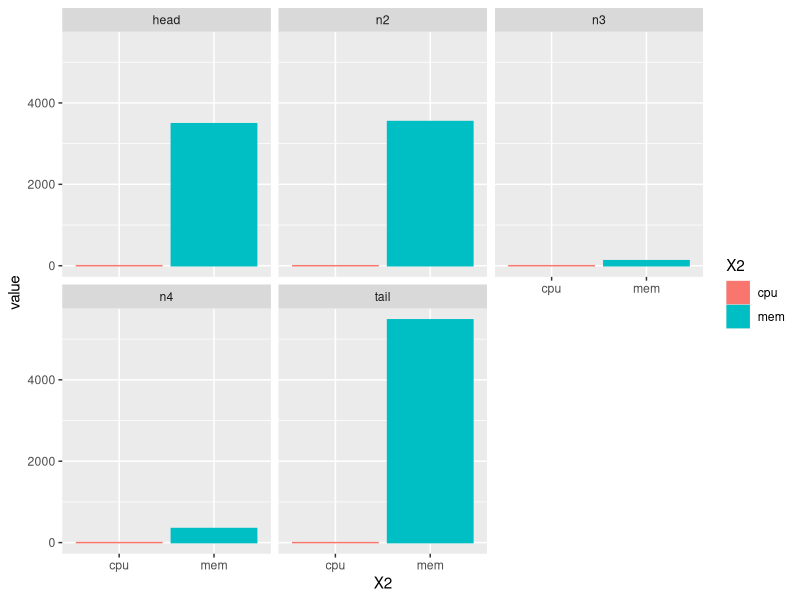
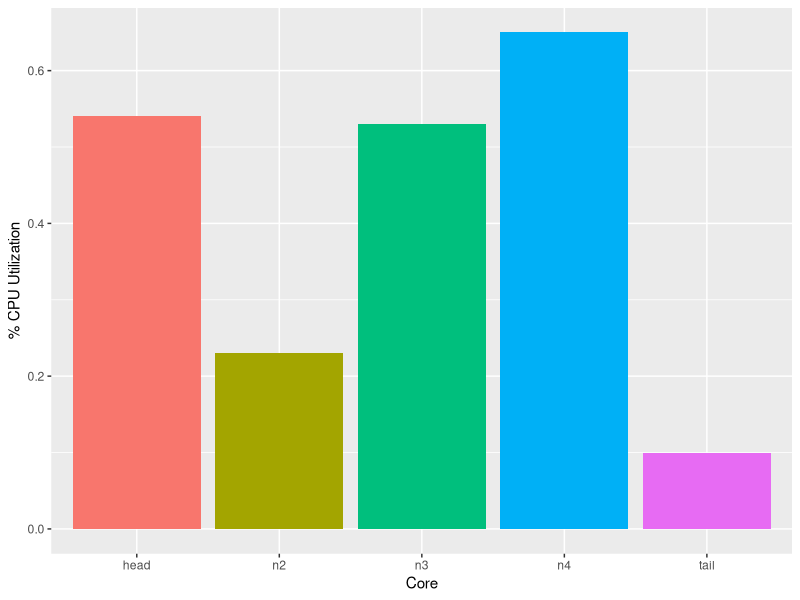
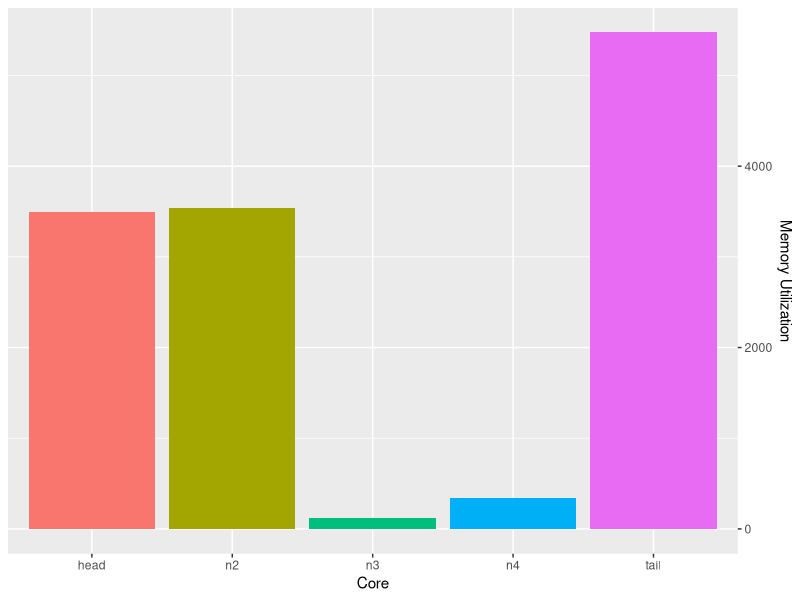
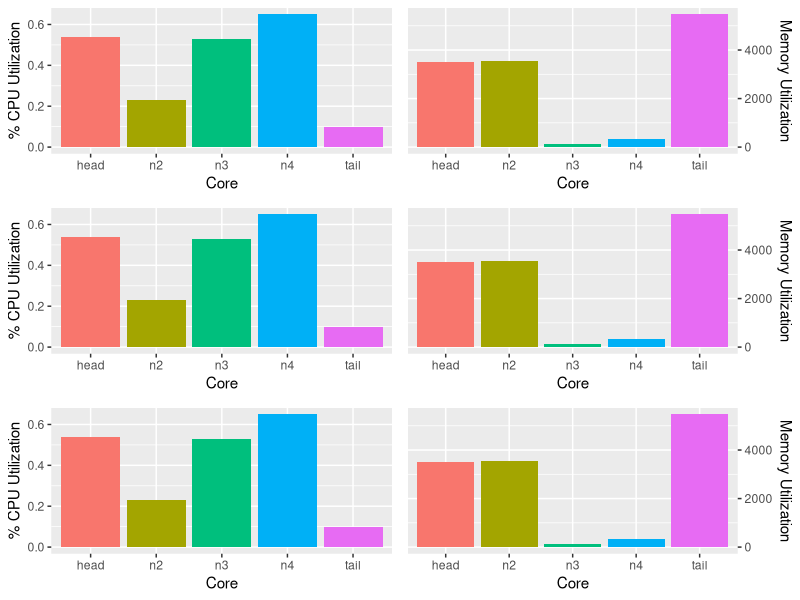
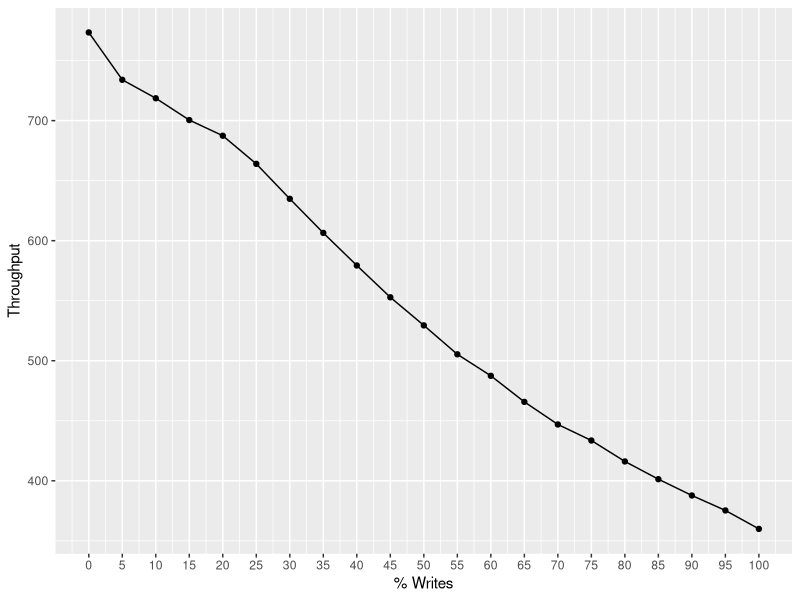
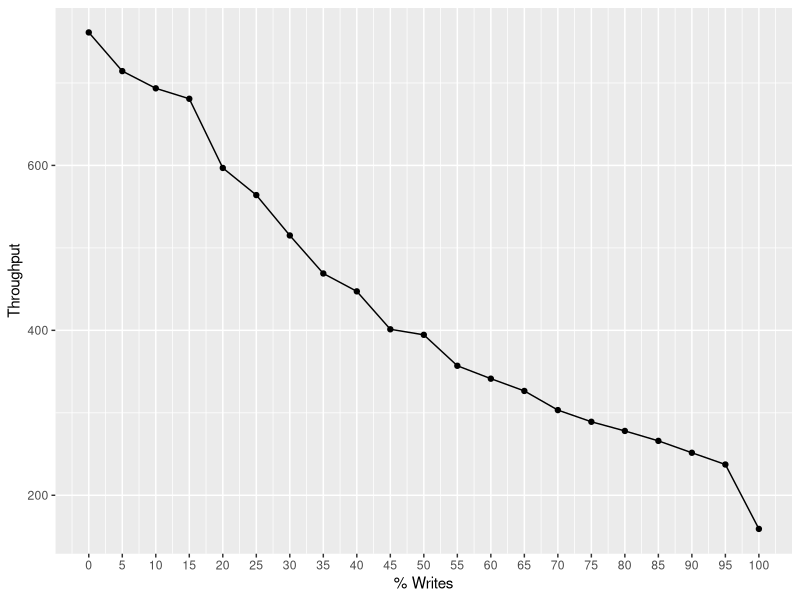
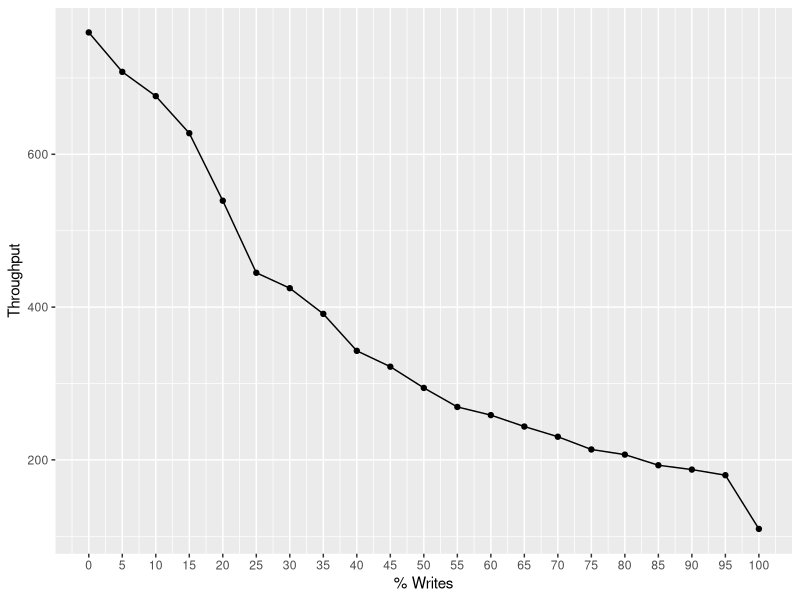
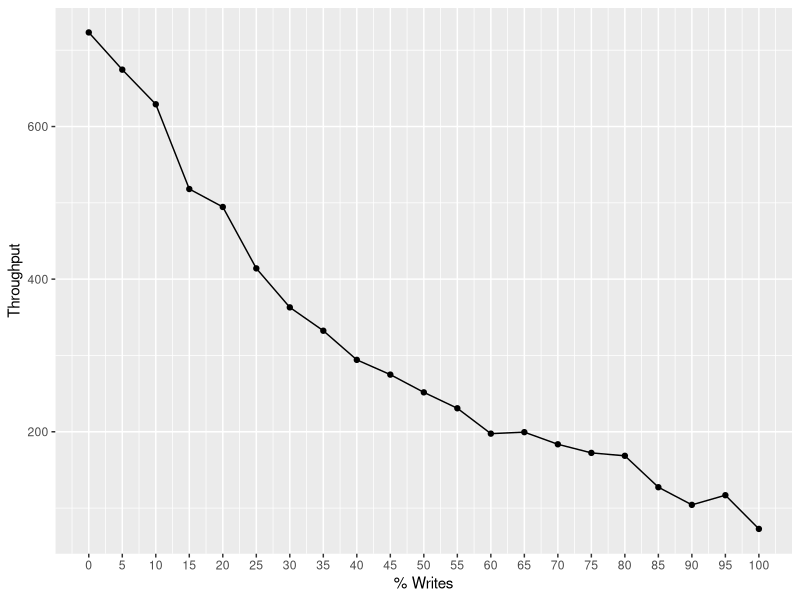

The R source for these figures, in order:
## ---- chunk 1
knitr::opts_chunk$set(echo = TRUE)

install.packages("ggplot2")
install.packages("reshape")
install.packages("gridExtra")

library(reshape)
library(gridExtra)
library(ggplot2)
## ---- chunk 2
cpu_data <- read.csv("dummy_cpu_data.csv", row.names = 1, header = TRUE);
t <- melt(t(cpu_data))

cpu_mem_plot <- ggplot(t, aes (y = value, x = X2, color = X2, fill = X2)) +
  geom_bar(position = "dodge", stat = "identity") +
  facet_wrap(~X1)

cpu_mem_plot
## ---- chunk 3

t2 <- melt(t(cpu_data[1,]))
basic_cpu <- ggplot(t2, aes(x = X1, y = value, fill = X1)) +
  theme(legend.position = "none") + 
  geom_bar(stat = "identity") +
  ylab("% CPU Utilization") +
  xlab("Core")

basic_cpu
## ---- chunk 4
t3 <- melt(t(cpu_data[2,]))
basic_mem <- ggplot(t3, aes(x = X1, y = value, fill = X1)) +
  theme(legend.position = "none") + 
  scale_y_continuous(position = "right") + 
  geom_bar(stat = "identity") +
  ylab("Memory Utilization") +
  xlab("Core") 

basic_mem

## ---- chunk 5
grid.arrange(basic_cpu, basic_mem,
             basic_cpu, basic_mem,
             basic_cpu, basic_mem, nrow = 3, ncol = 2)

g = arrangeGrob(basic_cpu, basic_mem,
             basic_cpu, basic_mem,
             basic_cpu, basic_mem, nrow = 3, ncol = 2)

ggsave(file = "compiled_cpu_mem.pdf", g)
## ---- chunk 6
# t = 3
throughput_data_t3 <- read.table("throughput_workload_t3.csv", sep = ",");
throughput_data_t3$average = rowSums(throughput_data_t3[,2:7])/6
throughput_data_t3$throughput = (10000 * 1000)/throughput_data_t3$average

throughput_plot_t3 <- ggplot(data = throughput_data_t3, 
                          aes(x = V1, y = throughput)) +
  scale_x_continuous(name = "% Writes", 
                   breaks = c(seq(0,100,5))) + 
  geom_line() +
  geom_point() + 
  ylab("Throughput")

throughput_plot_t3
## ---- chunk 7
# t = 5

throughput_data_t5 <- read.table("throughput_workload_t5.csv", sep = ",");
throughput_data_t5$average = rowSums(throughput_data_t5[,2:7])/6
throughput_data_t5$throughput = (10000 * 1000)/throughput_data_t5$average


throughput_plot_t5 <- ggplot(data = throughput_data_t5, 
                          aes(x = V1, y = throughput)) +
  scale_x_continuous(name = "% Writes", 
                   breaks = c(seq(0,100,5))) + 
  geom_line() +
  geom_point() + 
  ylab("Throughput")

throughput_plot_t5
## ---- chunk 8
# t = 7
throughput_data_t7 <- read.table("throughput_workload_t7.csv", sep = ",");
throughput_data_t7$average = rowSums(throughput_data_t7[,2:7])/6
throughput_data_t7$throughput = (10000 * 1000)/throughput_data_t7$average

throughput_plot_t7 <- ggplot(data = throughput_data_t7, 
                          aes(x = V1, y = throughput)) +
  scale_x_continuous(name = "% Writes", 
                   breaks = c(seq(0,100,5))) + 
  geom_line() +
  geom_point() + 
  ylab("Throughput")

throughput_plot_t7

## ---- chunk 9
# t = 9
throughput_data_t9 <- read.table("throughput_workload_t9.csv", sep = ",");
throughput_data_t9$average = rowSums(throughput_data_t9[,2:7])/6
throughput_data_t9$throughput = (10000 * 1000)/throughput_data_t9$average

throughput_plot_t9 <- ggplot(data = throughput_data_t9, 
                          aes(x = V1, y = throughput)) +
  scale_x_continuous(name = "% Writes", 
                   breaks = c(seq(0,100,5))) + 
  geom_line() +
  geom_point() + 
  ylab("Throughput")

throughput_plot_t9

## ---- chunk 10

combined_results_throughput = data.frame("ratio" = throughput_data_t3$V1, 
                                         "t3" = throughput_data_t3$throughput, 
                                         "t5" = throughput_data_t5$throughput, 
                                         "t7" = throughput_data_t7$throughput,
                                         "t9" = throughput_data_t9$throughput)

m = melt(combined_results_throughput, id.vars = "ratio")
m$NumNodes = m$variable

aggregate_throughput <- ggplot(data = m, aes (x = ratio, y = value, colour = NumNodes)) + 
  geom_line() + 
  geom_point() + 
  scale_x_continuous(name = "% Writes", breaks = c(seq(0,100,5))) + 
  ylab("Throughput (requests/s)") 

aggregate_throughput
ggsave("aggregate_throughput.png", width = 7, height = 5)
